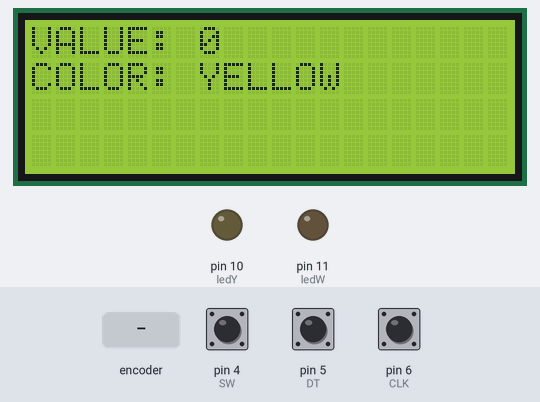
Bench run of a sketch on a simulated Arduino Uno, built with avr-gcc and run on an emulated ATmega328P. On the bench: 20×4 character LCD, output pins drawn as LEDs (lit = HIGH). The inputs (shaded band) are chosen by the test bench; at power-on: pin 4 (SW) HIGH, pin 5 (DT) HIGH, pin 6 (CLK) HIGH.

Above: at 1.2 s.
1.3 s: pin 4 (SW) pulled LOW for 0.15 s
At 2.4 s:
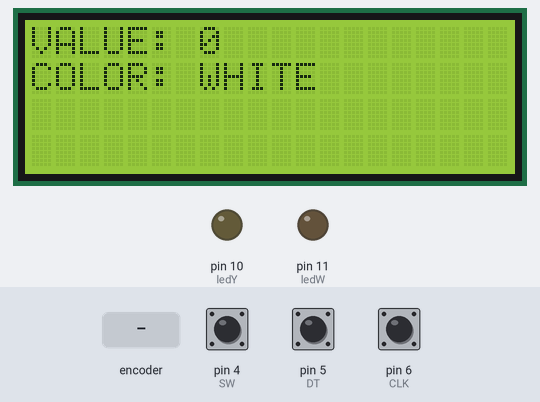
2.9 s: rotary encoder on pin 6 (CLK) / pin 5 (DT) turned 3 steps (first pin leading)
At 3.22 s:
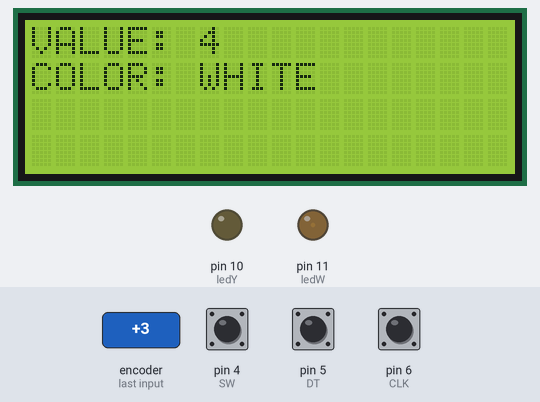
5.0 s: pin 4 (SW) pulled LOW for 1 s
At 6.4 s:
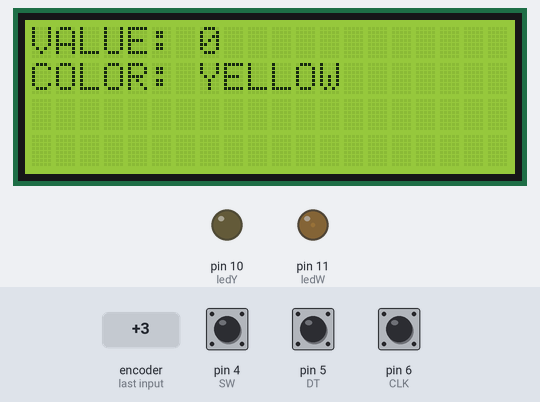
7.5 s: rotary encoder on pin 6 (CLK) / pin 5 (DT) turned 1 step (first pin leading)
At 8.0 s:
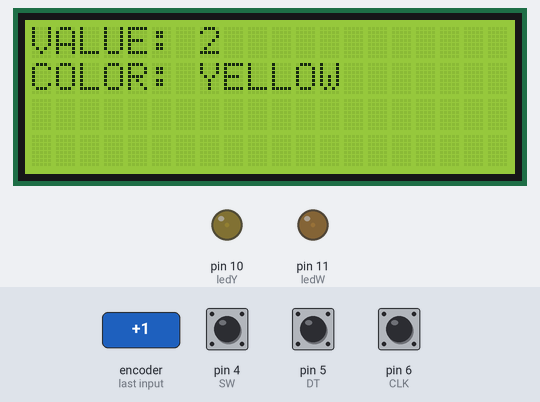
9.2 s: rotary encoder on pin 6 (CLK) / pin 5 (DT) turned 2 steps (second pin leading)
At 10.7 s:
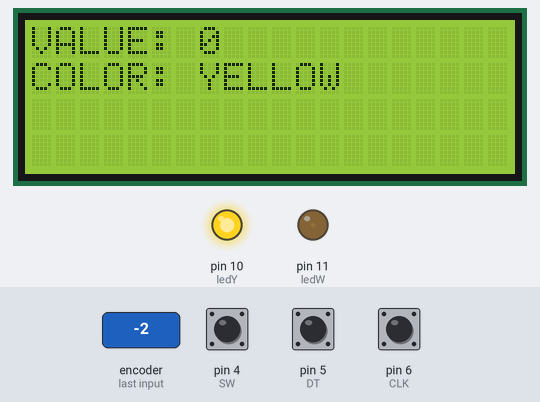
11.1 s: pin 4 (SW) pulled LOW for 0.15 s
At 12.5 s:
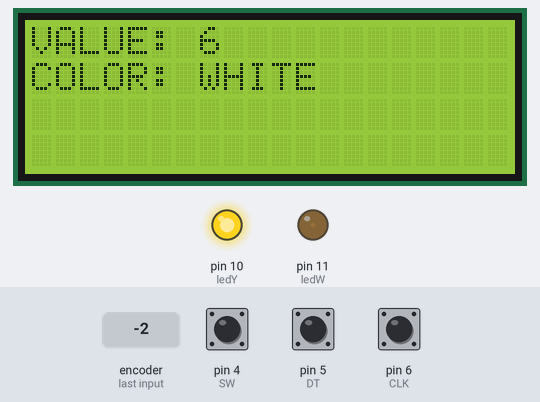
Timing chart, 0 to 13.7 s (numbered marks = the images above; inputs shaded):
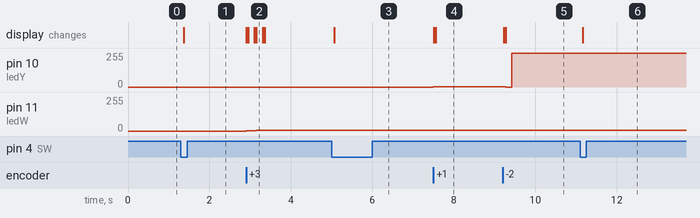

The sketch:

Yellow_and_White_PWM_Rotaryencoder_LCD.ino
```cpp
#include <Wire.h>
#include <LiquidCrystal_I2C.h>
const int  en = 2, rw = 1, rs = 0, d4 = 4, d5 = 5, d6 = 6, d7 = 7, bl = 3;
const int i2c_addr = 0x27;
LiquidCrystal_I2C lcd(i2c_addr, en, rw, rs, d4, d5, d6, d7, bl, POSITIVE);
int SW = 4;             //Rotary encoder
int DT = 5;
int CLK = 6;
int ledY = 10;   // the PWM pin the LED is attached to
int ledW = 11;
int brightnessY = 0;    // how bright the LED is
int brightnessW = 0;
int counter = 0;
int colorSelect = 0;    // 0 for yellow, 1 for white
int currentStateCLK;
int previousStateCLK;

unsigned long previousMillis = 0;
int buttonState;
int lastButtonState = HIGH;
unsigned long lastDebounceTime = 0;
unsigned long debounceDelay = 50;

void setup() {
  // declare pin 9 to be an output:
  pinMode(SW, INPUT_PULLUP);
  pinMode(DT, INPUT);
  pinMode(CLK, INPUT);
  pinMode(ledY, OUTPUT);
  pinMode(ledW, OUTPUT);

  lcd.begin(20,4);
  lcd.setCursor(0,0);lcd.print("VALUE: "); lcd.setCursor(7,0);lcd.print(0);
  lcd.setCursor(0,1);lcd.print("COLOR: "); lcd.setCursor(7,1);lcd.print("YELLOW");
  previousStateCLK = digitalRead(CLK);
}

void loop() {
  int reading = digitalRead(SW);
  if (reading != lastButtonState) {lastDebounceTime = millis();}
  if ((millis() - lastDebounceTime) > debounceDelay) {
    if (reading != buttonState) {
      buttonState = reading;
      if (buttonState == LOW) {
        colorSelect++;
        if ( colorSelect >= 2 ){colorSelect = 0;}
        lcd.setCursor(7,1);lcd.print("     ");
        if (colorSelect == 0){lcd.setCursor(7,1);lcd.print("YELLOW");
                              if (brightnessY <=0){lcd.setCursor(7,0); lcd.print(0); }
                              if (brightnessY > 0){lcd.setCursor(7,0); lcd.print("      ");
                              lcd.setCursor(7,0); lcd.print(brightnessY);}
                             }
        if (colorSelect == 1){lcd.setCursor(7,1);lcd.print("WHITE ");
                              if (brightnessW <=0){lcd.setCursor(7,0); lcd.print(0); }
                              if (brightnessW > 0){lcd.setCursor(7,0); lcd.print("      ");
                              lcd.setCursor(7,0); lcd.print(brightnessW);}
                             }
  }
    }
  }
  lastButtonState = reading;

  currentStateCLK = digitalRead(CLK);
  if (currentStateCLK != previousStateCLK) {rotaryEncoder();}
}

void rotaryEncoder(){
  if (digitalRead(DT) != currentStateCLK) {
      if (colorSelect == 0){brightnessY ++;}
      if (colorSelect == 1){brightnessW ++;}
    }
    else {
      if (colorSelect == 0){brightnessY --;}
      if (colorSelect == 1){brightnessW --;}

    }
    previousStateCLK = currentStateCLK;

    if (colorSelect == 0){analogWrite(ledY, brightnessY);
                         if (brightnessY <=0){lcd.setCursor(7,0); lcd.print(0); }
                         if (brightnessY > 0){lcd.setCursor(7,0); lcd.print("   ");
                         lcd.setCursor(7,0); lcd.print(brightnessY);}
                         }

    if (colorSelect == 1){analogWrite(ledW, brightnessW);
                         if (brightnessW <=0){lcd.setCursor(7,0); lcd.print(0); }
                         if (brightnessW > 0){lcd.setCursor(7,0); lcd.print("   ");
                         lcd.setCursor(7,0); lcd.print(brightnessW);}
                         }

}
```

Measured:
- after the input at 1.3 s, the display: changes after 0.06 s (image 1)
- after the input at 2.9 s, pin 11 (ledW): 0/255 → 2/255 at once, → 4/255 0.20 s later, → 6/255 0.20 s later; the display: first changes at once (image 2 shows a later state)
- after the input at 5.0 s, the display: changes after 0.06 s (image 3)
- after the input at 7.5 s, pin 10 (ledY): 0/255 → 2/255 at once; the display: first changes at once (image 4 shows a later state)
- after the input at 9.2 s, pin 10 (ledY): 2/255 → 0/255 at once, → 255/255 0.20 s later; the display: first changes at once (image 5 shows a later state)
- after the input at 11.1 s, the display: changes after 0.07 s (image 6)
